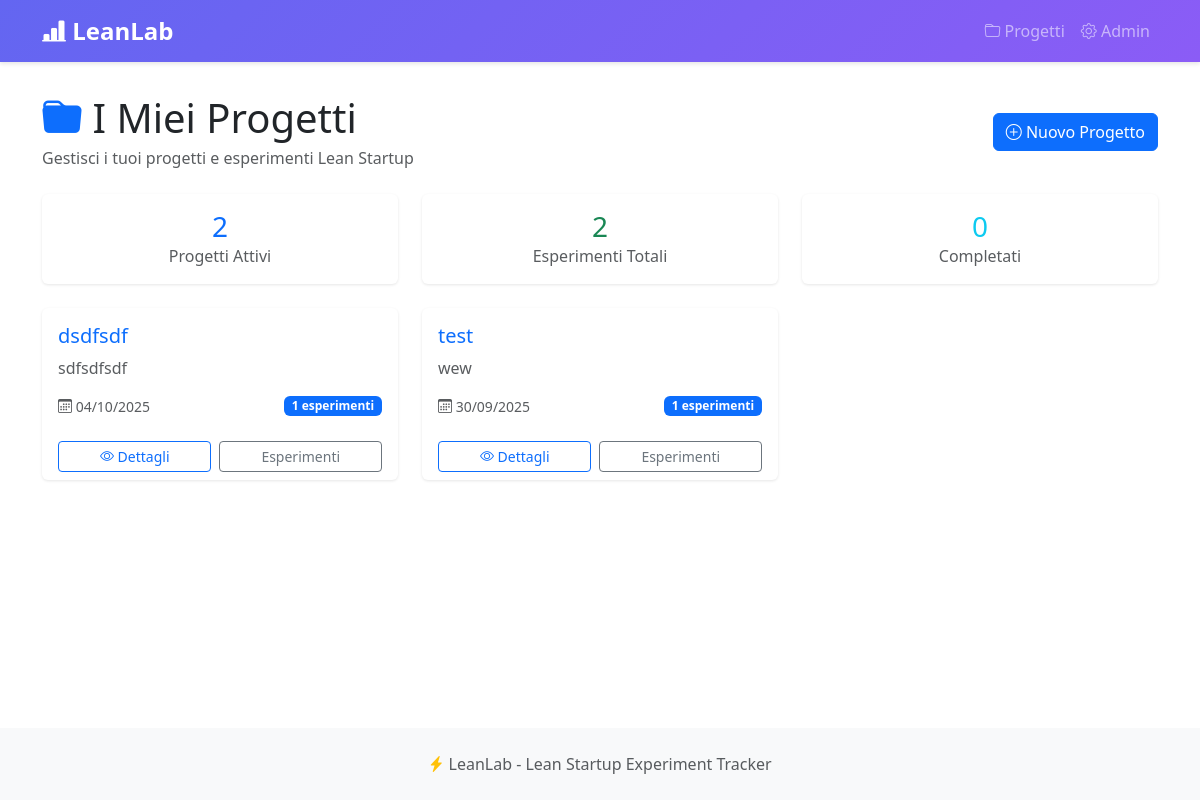
The page /projects/ on the database as committed earlier.
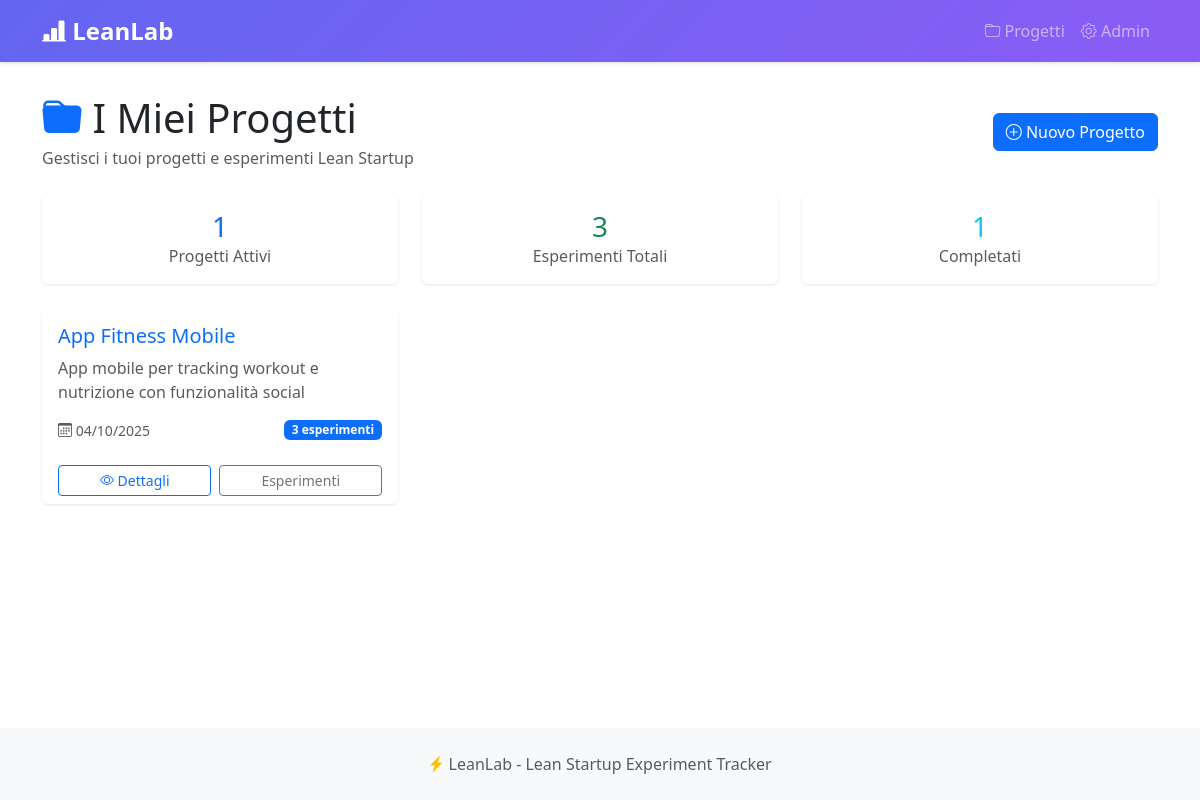
The same page on the database as committed later.
### projects/models.py (models this page shows, shortened)
class Project(models.Model):
    name = models.CharField(max_length=200, verbose_name="Nome Progetto")
    description = models.TextField(blank=True, verbose_name="Descrizione")
    created_at = models.DateTimeField(auto_now_add=True)
    updated_at = models.DateTimeField(auto_now=True)
    is_active = models.BooleanField(default=True, verbose_name="Attivo")
    class Meta:
        verbose_name = "Progetto"
        verbose_name_plural = "Progetti"
        ordering = ['-created_at']

### projects/views.py (the view)
# urls.py: path('', views.project_list, name='list'),
def project_list(request):
    projects = Project.objects.filter(is_active=True).prefetch_related('experiments').order_by('-created_at')
    total_experiments = Experiment.objects.filter(project__is_active=True).count()
    completed_experiments = Experiment.objects.filter(
        project__is_active=True,
        status='completed'
    ).count()
    context = {
        'projects': projects,
        'total_projects': projects.count(),
        'total_experiments': total_experiments,
        'completed_experiments': completed_experiments,
    }
    return render(request, 'project_list.html', context)

### projects/templates/project_list.html (shortened to what this page needs)
{% extends 'base.html' %}
{% block content %}
<div class="d-flex justify-content-between align-items-center mb-4">
    <div>
        <h1 class="mb-1">
            <i class="bi bi-folder-fill text-primary"></i> I Miei Progetti
        </h1>
        <p class="text-muted mb-0">Gestisci i tuoi progetti e esperimenti Lean Startup</p>
    </div>
    <a href="{% url 'projects:create' %}" class="btn btn-primary">
        <i class="bi bi-plus-circle"></i> Nuovo Progetto
    </a>
</div>
<div class="row mb-4">
    <div class="col-md-4">
        <div class="card text-center">
            <div class="card-body">
                <h3 class="text-primary mb-0">{{ total_projects }}</h3>
                <p class="text-muted mb-0">Progetti Attivi</p>
            </div>
        </div>
    </div>
    <div class="col-md-4">
        <div class="card text-center">
            <div class="card-body">
                <h3 class="text-success mb-0">{{ total_experiments }}</h3>
                <p class="text-muted mb-0">Esperimenti Totali</p>
            </div>
        </div>
    </div>
    <div class="col-md-4">
        <div class="card text-center">
            <div class="card-body">
                <h3 class="text-info mb-0">{{ completed_experiments }}</h3>
                <p class="text-muted mb-0">Completati</p>
            </div>
        </div>
    </div>
</div>
{% if projects %}
<div class="row">
    {% for project in projects %}
    <div class="col-md-6 col-lg-4 mb-4">
        <div class="card h-100">
            <div class="card-body">
                <h5 class="card-title">
                    <a href="{% url 'projects:detail' project.pk %}" class="text-decoration-none">
                        {{ project.name }}
                    </a>
                </h5>
                <p class="card-text text-muted">
                    {{ project.description|truncatewords:20|default:"Nessuna descrizione" }}
                </p>
                <div class="d-flex justify-content-between align-items-center mt-3">
                    <small class="text-muted">
                        <i class="bi bi-calendar3"></i>
                        {{ project.created_at|date:"d/m/Y" }}
                    </small>
                    <span class="badge bg-primary">
                        {{ project.experiments.count }} esperimenti
                    </span>
                </div>
            </div>
            <div class="card-footer bg-transparent border-top-0">
                <div class="d-flex gap-2">
                    <a href="{% url 'projects:detail' project.pk %}"
                       class="btn btn-sm btn-outline-primary flex-fill">
                        <i class="bi bi-eye"></i> Dettagli
                    </a>
                    <a href="{% url 'projects:experiment_list' project.pk %}"
                       class="btn btn-sm btn-outline-secondary flex-fill">
                         Esperimenti
                    </a>
                </div>
            </div>
        </div>
    </div>
    {% endfor %}
</div>
{% endif %}
{% endblock %}

### templates/base.html (shortened to what this page needs)
<!DOCTYPE html>
<html lang="it">
<head>
    <link href="https://cdn.jsdelivr.net/npm/bootstrap@5.3.0/dist/css/bootstrap.min.css" rel="stylesheet">
    <link rel="stylesheet" href="https://cdn.jsdelivr.net/npm/bootstrap-icons@1.11.0/font/bootstrap-icons.css">
</head>
<body>
    <nav class="navbar navbar-expand-lg navbar-dark">
        <div class="container">
            <a class="navbar-brand" href="{% url 'projects:list' %}">
                <i class="bi bi-bar-chart-line-fill"></i> LeanLab
            </a>
            <div class="collapse navbar-collapse" id="navbarNav">
                <ul class="navbar-nav ms-auto">
                    <li class="nav-item">
                        <a class="nav-link" href="{% url 'projects:list' %}">
                            <i class="bi bi-folder"></i> Progetti
                        </a>
                    </li>
                    <li class="nav-item">
                        <a class="nav-link" href="/admin/">
                            <i class="bi bi-gear"></i> Admin
                        </a>
                    </li>
                </ul>
            </div>
        </div>
    </nav>
    <main>
        <div class="container">
            {% block content %}{% endblock %}
        </div>
    </main>
    <footer class="text-center text-muted">
        <div class="container">
            <p class="mb-0">
                <i class="bi bi-lightning-charge-fill text-warning"></i>
                LeanLab - Lean Startup Experiment Tracker
            </p>
        </div>
    </footer>
</body>
</html>

### templates/base.html (style rules this page uses)
:root { --primary-color: #6366f1; --success-color: #10b981; --danger-color: #ef4444; --warning-color: #f59e0b; }
body { min-height: 100vh; display: flex; flex-direction: column; }
.navbar { background: linear-gradient(135deg, var(--primary-color), #8b5cf6) !important; box-shadow: 0 2px 4px rgba(0,0,0,0.1); }
.navbar-brand { font-weight: 700; font-size: 1.5rem; }
main { flex: 1; padding-top: 2rem; padding-bottom: 2rem; }
.card { border: none; box-shadow: 0 1px 3px rgba(0,0,0,0.1); transition: transform 0.2s, box-shadow 0.2s; }
footer { background-color: #f8f9fa; padding: 1.5rem 0; margin-top: auto; }

Rows that differ between the two databases and show on the page:
removed Project: name "dsdfsdf", description "sdfsdfsdf", created_at "04/10/2025", experiments.count "1"
removed Project: name "test", description "wew", created_at "30/09/2025", experiments.count "1"
added Project: name "App Fitness Mobile", description "App mobile per tracking workout e nutrizione con funzionalità social", created_at "04/10/2025", experiments.count "3"
Other text that changed with them:
{{ total_projects }}: "2" → "1"
{{ total_experiments }}: "2" → "3"
{{ completed_experiments }}: "0" → "1"
